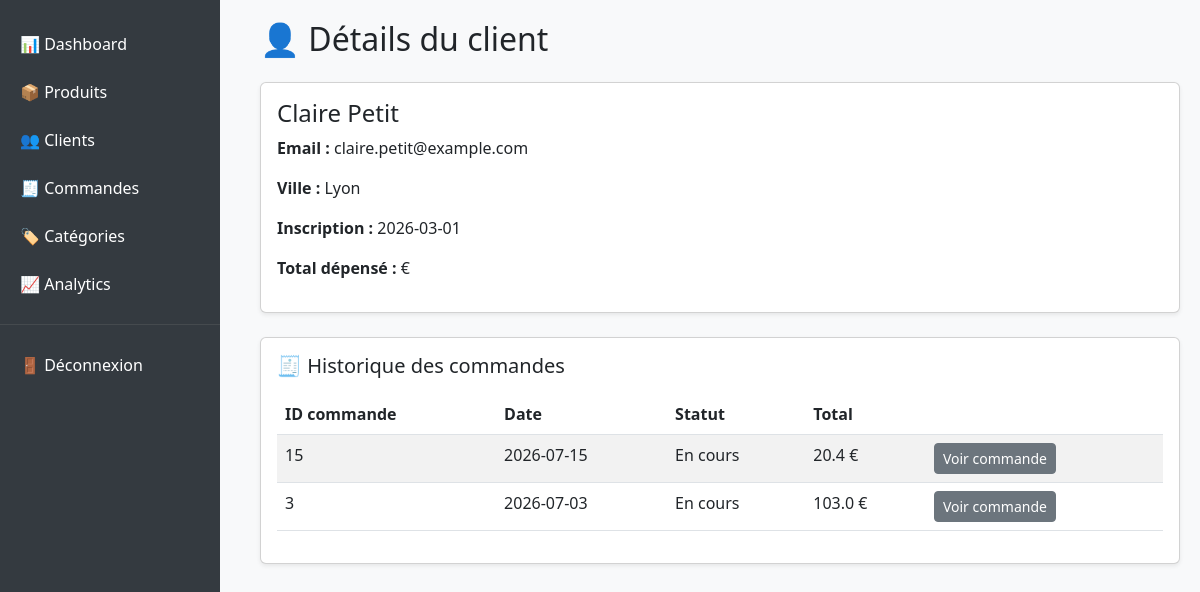
Page /3 on the committed database.
### tables this page shows
CREATE TABLE Customer (
    id INTEGER PRIMARY KEY AUTOINCREMENT,
    first_name TEXT NOT NULL,
    last_name TEXT NOT NULL,
    email TEXT NOT NULL UNIQUE,
    city TEXT,
    created_at TEXT NOT NULL
);

CREATE TABLE CustomerOrder (
    id INTEGER PRIMARY KEY AUTOINCREMENT,
    customer_id INTEGER NOT NULL,
    order_date TEXT NOT NULL,
    status TEXT NOT NULL,
    FOREIGN KEY (customer_id) REFERENCES Customer(id)
);

### src/customers/routes.py (the view)
@customers_bp.route("/<int:customer_id>")
def customer_detail(customer_id):
    customer = get_customer(customer_id)
    orders = get_all_orders()
    orders = [o for o in orders if o["customer_id"] == customer_id]
    return render_template("customers/detail.html", customer=customer, orders=orders)

### src/database.py (called while the page is built)
def get_db():
    conn = sqlite3.connect(DB_PATH)
    conn.row_factory = sqlite3.Row
    return conn

def get_customer(customer_id):
    conn = get_db()
    return conn.execute("SELECT * FROM Customer WHERE id = ?", (customer_id,)).fetchone()

def get_all_orders():
    conn = get_db()
    return conn.execute("""
        SELECT o.*,
               c.first_name || ' ' || c.last_name AS customer_name,
               COALESCE(SUM(oi.quantity * oi.unit_price), 0) AS total
        FROM CustomerOrder o
        JOIN Customer c ON o.customer_id = c.id
        LEFT JOIN OrderItem oi ON oi.order_id = o.id
        GROUP BY o.id
        ORDER BY o.order_date DESC
    """).fetchall()

### src/templates/customers/detail.html
{% extends "base.html" %}
{% block content %}
<h2 class="mb-4">👤 Détails du client</h2>
<div class="card mb-4 shadow-sm">
    <div class="card-body">
        <h4>{{ customer.first_name }} {{ customer.last_name }}</h4>
        <p><strong>Email :</strong> {{ customer.email }}</p>
        <p><strong>Ville :</strong> {{ customer.city }}</p>
        <p><strong>Inscription :</strong> {{ customer.created_at }}</p>
        <p><strong>Total dépensé :</strong> {{ total_spent }} €</p>
    </div>
</div>
<div class="card shadow-sm">
    <div class="card-body">
        <h5 class="card-title mb-3">🧾 Historique des commandes</h5>
        {% if orders %}
        <table class="table table-striped">
            <thead>
                <tr>
                    <th>ID commande</th>
                    <th>Date</th>
                    <th>Statut</th>
                    <th>Total</th>
                    <th></th>
                </tr>
            </thead>
            <tbody>
                {% for o in orders %}
                <tr>
                    <td>{{ o.id }}</td>
                    <td>{{ o.order_date }}</td>
                    <td>{{ o.status }}</td>
                    <td>{{ o.total }} €</td>
                    <td>
                        <a href="/orders/{{ o.id }}" class="btn btn-sm btn-secondary">
                            Voir commande
                        </a>
                    </td>
                </tr>
                {% endfor %}
            </tbody>
        </table>
        {% else %}
            <p>Ce client n’a pas encore passé de commande.</p>
        {% endif %}
    </div>
</div>
{% endblock %}

### src/templates/base.html (style rules this page uses)
body { background-color: #f8f9fa; }

### rows in the picture
Customer: first_name "Claire", last_name "Petit", email "claire.petit@example.com", city "Lyon", created_at "2026-03-01"
CustomerOrder: id "15", order_date "2026-07-15", status "En cours", total "20.4"
CustomerOrder: id "3", order_date "2026-07-03", status "En cours", total "103.0"
